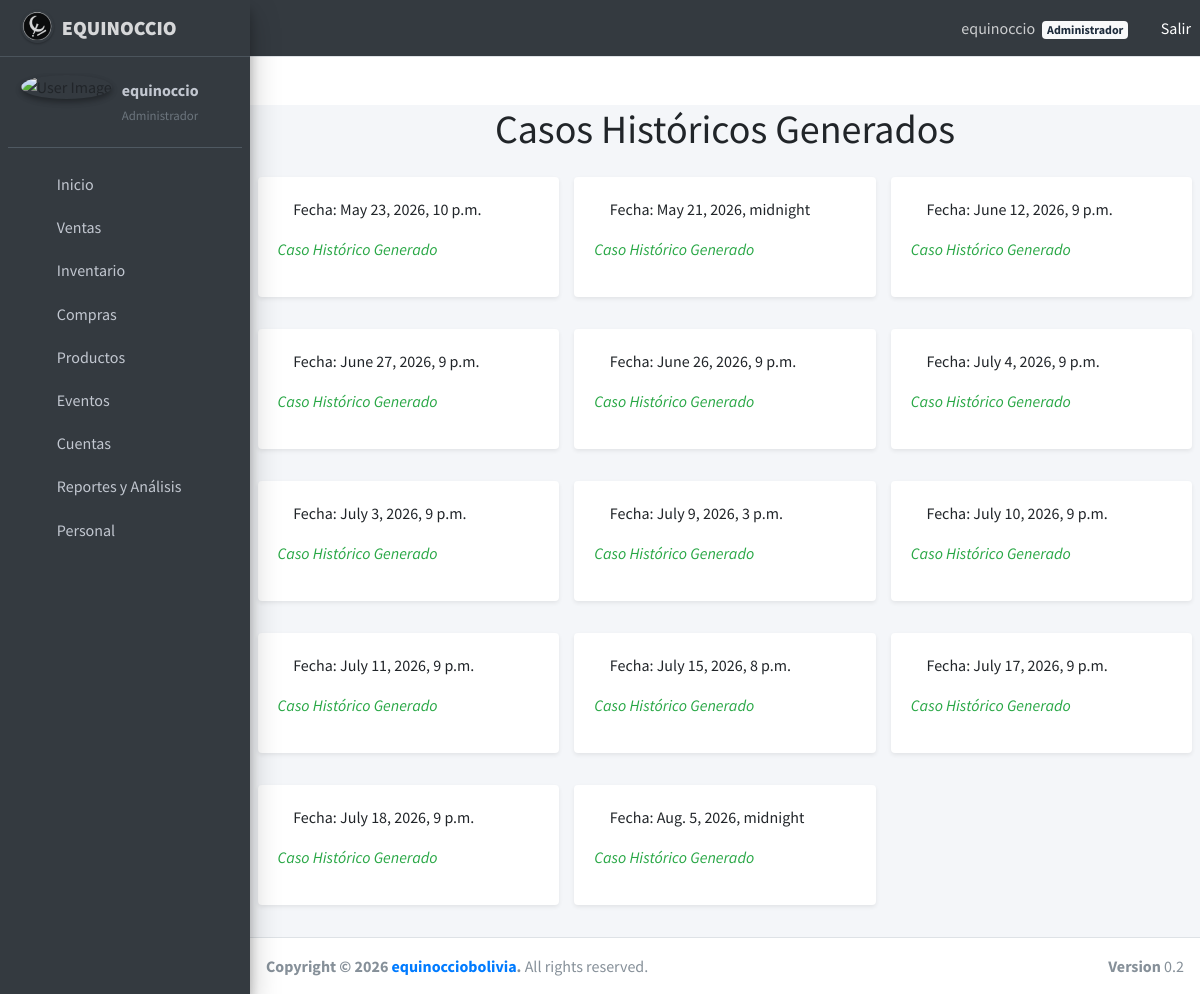
The page /analizador/generar-casos/ (signed in) on the database its author committed.
### usuarios/models.py (models this page shows, shortened)
class Usuario(AbstractUser):
    ROL_CHOICES = [
        ('administrador', 'Administrador'),
        ('jefe_barra', 'Jefe de Barra'),
        ('bartender', 'Bartender'),
        ('mesero', 'Mesero'),
    ]
    CI = models.CharField(max_length=20, unique=True, blank=True, null=True)
    rol = models.CharField(
        max_length=50,
        choices=ROL_CHOICES,
        blank=True,
        null=True
    )
    groups = models.ManyToManyField(
        Group,
        related_name='usuarios_user_set',
        blank=True,
    )
    user_permissions = models.ManyToManyField(
        Permission,
        related_name='usuarios_user_set',
        blank=True,
    )
    USERNAME_FIELD = 'username'
    REQUIRED_FIELDS = []
    class Meta:
        verbose_name = 'Usuario'
        verbose_name_plural = 'Usuarios'
    def es_administrador(self):
        return self.rol == 'administrador'
    def tiene_acceso_ventas(self):
        return self.rol in ['administrador', 'jefe_barra', 'bartender', 'mesero']
    def tiene_acceso_compras(self):
        return self.rol in ['administrador', 'jefe_barra']
    def tiene_acceso_inventarios(self):
        return self.rol in ['administrador', 'jefe_barra']
    def tiene_acceso_analizador(self):
        return self.rol in ['administrador', 'jefe_barra']
    def tiene_acceso_usuarios(self):
        return self.rol == 'administrador'

### eventos/models.py (models this page shows, shortened)
class Evento(models.Model):
    nombre = models.CharField(max_length=255)  # Nombre del evento
    flyer = models.ImageField(upload_to='flyers/', null=True, blank=True)  # Imagen promocional
    banda = models.CharField(max_length=150, null=True, blank=True)  # Artista o banda asociada
    fecha = models.DateTimeField()  # Fecha y hora del evento
    descripcion = models.TextField(null=True, blank=True)  # Descripción más detallada del evento
    cover = models.OneToOneField('eventos.Cover', on_delete=models.CASCADE, related_name='evento_cover', null=True, blank=True)  # Cover asociado
    class Meta:
        verbose_name = 'Evento'
        verbose_name_plural = 'Eventos'

### analizador/views.py (the view)
# urls.py: path('generar-casos/', views.generar_casos_historicos, name='generar_casos_historicos'),
@login_required
def generar_casos_historicos(request):
    if not request.user.es_administrador():
        messages.error(request, 'No tiene permisos para realizar esta accion.')
        return redirect('usuarios:inicio')
    eventos = Evento.objects.all()
    return render(request, 'analizador/casos_historicos_generados.html', {
        'eventos': eventos
    })

### analizador/templates/analizador/casos_historicos_generados.html (shortened to what this page needs)
{% extends 'base.html' %}
{% block content %}
<div class="container mt-5">
    <h1 class="text-center mb-4">Casos Históricos Generados</h1>
    {% if eventos %}
        <div class="row">
            {% for evento in eventos %}
                <div class="col-12 col-md-6 col-lg-4 mb-3">
                    <div class="card shadow-sm">
                        <div class="card-body">
                            <p class="card-text">
                                <i class="fas fa-calendar-alt"></i> Fecha: {{ evento.fecha }}
                            </p>
                            <p class="text-success font-italic">Caso Histórico Generado</p>
                        </div>
                    </div>
                </div>
            {% endfor %}
        </div>
    {% else %}
        <p class="text-center text-muted">No hay casos históricos generados.</p>
    {% endif %}
</div>
{% endblock %}

### usuarios/templates/base.html (shortened to what this page needs)
<!DOCTYPE html>
<html lang="en">
<head>
    {% load static %}
    <link rel="stylesheet" href="{% static 'plugins/fontawesome-free/css/all.min.css' %}">
    <link rel="stylesheet" href="https://code.ionicframework.com/ionicons/2.0.1/css/ionicons.min.css">
    <link rel="stylesheet" href="{% static 'plugins/tempusdominus-bootstrap-4/css/tempusdominus-bootstrap-4.min.css' %}">
    <link rel="stylesheet" href="{% static 'plugins/icheck-bootstrap/icheck-bootstrap.min.css' %}">
    <link rel="stylesheet" href="{% static 'plugins/jqvmap/jqvmap.min.css' %}">
    <link rel="stylesheet" href="{% static 'dist/css/adminlte.min.css' %}">
    <link rel="stylesheet" href="{% static 'plugins/overlayScrollbars/css/OverlayScrollbars.min.css' %}">
    <link rel="stylesheet" href="{% static 'plugins/daterangepicker/daterangepicker.css' %}">
    <link rel="stylesheet" href="{% static 'plugins/summernote/summernote-bs4.css' %}">
    <link href="https://cdn.jsdelivr.net/npm/fullcalendar@6.1.15/index.global.min.css" rel="stylesheet">
</head>
<body class="hold-transition sidebar-mini layout-fixed" onload="startTime()">
<div class="wrapper">
    <nav class="main-header navbar navbar-expand navbar-dark">
        <ul class="navbar-nav">
            <li class="nav-item">
                <a class="nav-link" data-widget="pushmenu" href="#" role="button">
                    <i class="fas fa-bars"></i>
                </a>
            </li>
        </ul>
        <ul class="navbar-nav ml-auto">
            {% if user.is_authenticated %}
            <li class="nav-item">
                <span class="nav-link">
                    <i class="fas fa-user-circle mr-1"></i>
                    {{ user.get_full_name|default:user.username }}
                    {% if user.rol %}
                    <span class="badge badge-light ml-1">{{ user.get_rol_display }}</span>
                    {% endif %}
                </span>
            </li>
            <li class="nav-item">
                <form method="post" action="{% url 'usuarios:logout' %}" style="display:inline;">
                    <button type="submit" class="btn btn-link nav-link" style="color:white; padding:0;">
                        <i class="fas fa-sign-out-alt"></i> Salir
                    </button>
                </form>
            </li>
            {% endif %}
        </ul>
    </nav>
    <aside class="main-sidebar sidebar-dark-primary elevation-4">
        <a href="{% url 'usuarios:inicio' %}" class="brand-link">
            <img src="{% static 'img/navba_logo3.png' %}" alt="Logo" class="brand-image img-circle elevation-1" style="opacity:.8">
            <span class="brand-text font-weight-bold"><strong>EQUINOCCIO</strong></span>
        </a>
        <div class="sidebar">
            <div class="user-panel mt-3 pb-3 mb-3 d-flex">
                <div class="image">
                    <img src="{% static 'img/logo_equi.jpg' %}" class="img-circle elevation-2" alt="User Image">
                </div>
                {% if user.is_authenticated %}
                <div class="info">
                    <a href="#" class="d-block font-weight-bold">{{ user.username }}</a>
                    <small class="text-muted">{{ user.get_rol_display|default:"Sin rol" }}</small>
                </div>
                {% endif %}
            </div>
            <nav class="mt-2">
                <ul class="nav nav-pills nav-sidebar flex-column" data-widget="treeview" role="menu" data-accordion="false">
                    <li class="nav-item">
                        <a class="nav-link" href="{% url 'usuarios:inicio' %}">
                            <i class="nav-icon fas fa-home"></i>
                            <p>Inicio</p>
                        </a>
                    </li>
                    {% if user.tiene_acceso_ventas %}
                    <li class="nav-item has-treeview">
                        <a href="#" class="nav-link">
                            <i class="nav-icon fas fa-cash-register"></i>
                            <p>Ventas <i class="right fas fa-angle-left"></i></p>
                        </a>
                    </li>
                    {% endif %}
                     {% if user.tiene_acceso_inventarios %}
                    <li class="nav-item has-treeview">
                        <a href="#" class="nav-link">
                            <i class="nav-icon fas fa-boxes"></i>
                            <p>Inventario <i class="right fas fa-angle-left"></i></p>
                        </a>
                    </li>
                    {% endif %}
                    {% if user.tiene_acceso_compras %}
                    <li class="nav-item has-treeview">
                        <a href="#" class="nav-link">
                            <i class="nav-icon fas fa-shopping-cart"></i>
                            <p>Compras <i class="right fas fa-angle-left"></i></p>
                        </a>
                    </li>
                    {% endif %}
                    {% if user.tiene_acceso_compras %}
                    <li class="nav-item has-treeview">
                        <a href="#" class="nav-link">
                            <i class="nav-icon fas fa-wine-bottle"></i>
                            <p>Productos <i class="right fas fa-angle-left"></i></p>
                        </a>
                    </li>
                    {% endif %}
                    {% if user.tiene_acceso_compras %}
                    <li class="nav-item has-treeview">
                        <a href="#" class="nav-link">
                            <i class="nav-icon fas fa-calendar-check"></i>
                            <p>Eventos <i class="right fas fa-angle-left"></i></p>
                        </a>
                    </li>
                    {% endif %}
                    {% if user.tiene_acceso_compras %}
                    <li class="nav-item has-treeview">
                        <a href="#" class="nav-link">
                            <i class="nav-icon fas fa-calculator"></i>
                            <p>Cuentas <i class="right fas fa-angle-left"></i></p>
                        </a>
                    </li>
                    {% endif %}
                    {% if user.tiene_acceso_analizador %}
                    <li class="nav-item has-treeview">
                        <a href="#" class="nav-link">
                            <i class="nav-icon fas fa-brain"></i>
                            <p>Reportes y Análisis <i class="right fas fa-angle-left"></i></p>
                        </a>
                    </li>
                    {% endif %}
                    {% if user.tiene_acceso_usuarios %}
                    <li class="nav-item">
                        <a href="{% url 'usuarios:administrar_usuarios' %}" class="nav-link">
                            <i class="nav-icon fas fa-users"></i>
                            <p>Personal</p>
                        </a>
                    </li>
                    {% endif %}
                </ul>
            </nav>
        </div>
    </aside>
    <div class="content-wrapper">
        {% block content %}
        {% endblock %}
    </div>
    <footer class="main-footer">
        <strong>Copyright &copy; 2026 <a href="https://www.facebook.com/equinocciobolivia">equinocciobolivia</a>.</strong>
        All rights reserved.
        <div class="float-right d-none d-sm-inline-block">
            <b>Version</b> 0.2
        </div>
    </footer>
</div>
</body>
</html>

### rows shown on the page
Usuario: get_full_name "equinoccio", rol "Administrador", username "equinoccio"
Evento: fecha "May 23, 2026, 10 p.m."
Evento: fecha "May 21, 2026, midnight"
Evento: fecha "June 12, 2026, 9 p.m."
Evento: fecha "June 27, 2026, 9 p.m."
Evento: fecha "June 26, 2026, 9 p.m."
Evento: fecha "July 4, 2026, 9 p.m."
Evento: fecha "July 3, 2026, 9 p.m."
Evento: fecha "July 9, 2026, 3 p.m."
Evento: fecha "July 10, 2026, 9 p.m."
Evento: fecha "July 11, 2026, 9 p.m."
Evento: fecha "July 15, 2026, 8 p.m."
Evento: fecha "July 17, 2026, 9 p.m."
Evento: fecha "July 18, 2026, 9 p.m."
Evento: fecha "Aug. 5, 2026, midnight"
